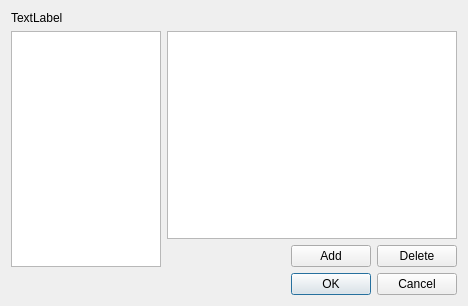
<?xml version="1.0" encoding="UTF-8"?>
<ui version="4.0">
 <class>SelDefenitionDlg</class>
 <widget class="QDialog" name="SelDefenitionDlg">
  <property name="geometry">
   <rect>
    <x>0</x>
    <y>0</y>
    <width>468</width>
    <height>306</height>
   </rect>
  </property>
  <property name="windowTitle">
   <string>Dialog</string>
  </property>
  <layout class="QVBoxLayout" name="verticalLayout_2">
   <item>
    <widget class="QLabel" name="label">
     <property name="text">
      <string>TextLabel</string>
     </property>
    </widget>
   </item>
   <item>
    <layout class="QHBoxLayout" name="horizontalLayout_2" stretch="0,1">
     <item>
      <widget class="QListView" name="listView">
       <property name="maximumSize">
        <size>
         <width>150</width>
         <height>16777215</height>
        </size>
       </property>
       <property name="editTriggers">
        <set>QAbstractItemView::NoEditTriggers</set>
       </property>
      </widget>
     </item>
     <item>
      <layout class="QVBoxLayout" name="verticalLayout">
       <item>
        <widget class="QTableView" name="tableView"/>
       </item>
       <item>
        <layout class="QHBoxLayout" name="horizontalLayout">
         <item>
          <spacer name="horizontalSpacer">
           <property name="orientation">
            <enum>Qt::Horizontal</enum>
           </property>
           <property name="sizeHint" stdset="0">
            <size>
             <width>40</width>
             <height>20</height>
            </size>
           </property>
          </spacer>
         </item>
         <item>
          <widget class="QPushButton" name="pushButton_2">
           <property name="text">
            <string>Add</string>
           </property>
          </widget>
         </item>
         <item>
          <widget class="QPushButton" name="pushButton_3">
           <property name="text">
            <string>Delete</string>
           </property>
          </widget>
         </item>
        </layout>
       </item>
      </layout>
     </item>
    </layout>
   </item>
   <item>
    <widget class="QDialogButtonBox" name="buttonBox">
     <property name="orientation">
      <enum>Qt::Horizontal</enum>
     </property>
     <property name="standardButtons">
      <set>QDialogButtonBox::Cancel|QDialogButtonBox::Ok</set>
     </property>
    </widget>
   </item>
  </layout>
 </widget>
 <resources/>
 <connections>
  <connection>
   <sender>buttonBox</sender>
   <signal>accepted()</signal>
   <receiver>SelDefenitionDlg</receiver>
   <slot>accept()</slot>
   <hints>
    <hint type="sourcelabel">
     <x>248</x>
     <y>254</y>
    </hint>
    <hint type="destinationlabel">
     <x>157</x>
     <y>274</y>
    </hint>
   </hints>
  </connection>
  <connection>
   <sender>buttonBox</sender>
   <signal>rejected()</signal>
   <receiver>SelDefenitionDlg</receiver>
   <slot>reject()</slot>
   <hints>
    <hint type="sourcelabel">
     <x>316</x>
     <y>260</y>
    </hint>
    <hint type="destinationlabel">
     <x>286</x>
     <y>274</y>
    </hint>
   </hints>
  </connection>
 </connections>
</ui>
